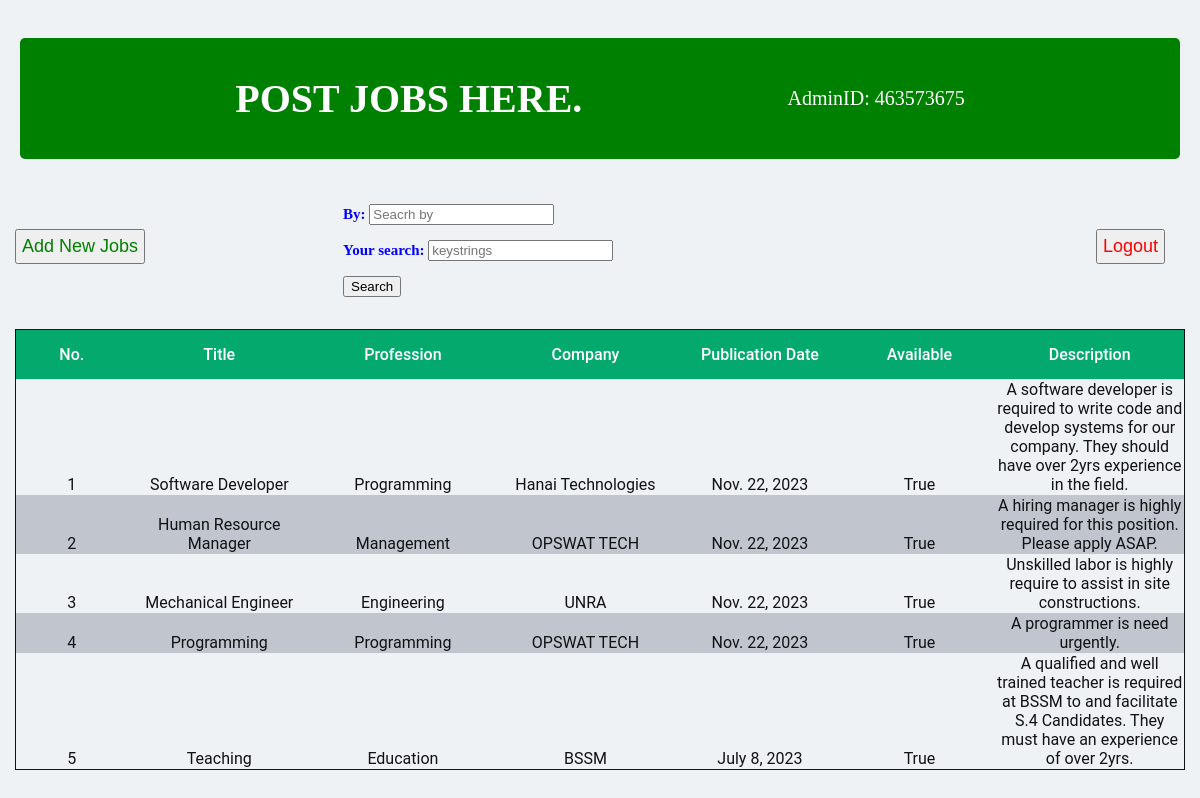
/employer_app/463573675/, run on the app's committed database.
### homeapp/models.py (models this page shows, shortened)
class Jobs(models.Model):
    job_id               = models.AutoField( primary_key= True )
    job_title       = models.CharField( max_length= 200 )
    job_publication_date = models.DateField('publication date')
    job_subject_area     = models.CharField( max_length= 200)
    company   = models.CharField( max_length= 200 )
    job_description = models.TextField(max_length=2000)
    job_availability     = models.BooleanField( default=False )

### employer_app/views.py (the view, shortened to what this page needs)
# urls.py: path("<int:admin_id>/",find_job_view, name = "find book url"),
def find_job_view( request, admin_id ):
    query_set = Jobs.objects.all()
    form  = Search_form()
    context = {
        'form'    : form,
        'query_set' : query_set,
        "user": admin_id,
        "app" : "employer_app"
    }
    return HttpResponse( render( request, "searchEmployer.html" , context ))

### homeapp/forms.py (shortened to what this page needs)
class Search_form( Form ):
    by = forms.CharField(
        max_length = 50,
        required = True,
        widget= forms.TextInput(
            attrs= {
                "placeholder":"Seacrh by",
                "name"       :"By",
                "choice"     :choice
                }
            )
        )
    your_search = forms.CharField(
        required=True,
        widget=forms.TextInput(
            attrs={
                "placeholder":"keystrings"
                    }
                )
        )

### homeapp/templates/searchEmployer.html (shortened to what this page needs)
<html>
    <head>
        {% load static %}
    </head>
    <body>
        <div class="container1" >
            <div class="header">
                <div><h1>POST JOBS HERE.</h1></div>
                <div class="user"> AdminID: {{user}}</div>
            </div>
            <div class="form0">
                <button ><a href = "add_job/"><font color = "green" size = "4" >Add New Jobs</font></a></center></button>
                <div class="form">
                    <form action = "." method = "POST">
                        {{ form.as_p }}
                        <input type = "submit" value ="Search">
                </div>
                <button><a href = "{% url 'home_url' %}"><font color = "red" size = "4" >Logout</font></a><br></button>
            </div>
            <div class="table">
                <table>
                    <tr>
                        <th>No.</th>
                        <th>Title</th>
                        <th>Profession</th>
                        <th>Company</th>
                        <th>Publication Date</th>
                        <th>Available</th>
                        <th>Description</th>
                    <tr>
                    {% for job in query_set %}
                        <tr>
                        <td>{{ job.job_id }}</td>
                        <td>{{ job.job_title }}</td>
                        <td>{{ job.job_subject_area }}</td>
                        <td>{{ job.company }}</td>
                        <td>{{ job.job_publication_date }}</td>
                        <td>{{ job.job_availability }}</td>
                        <td>{{ job.job_description }}</td>
                        </tr>
                    {% endfor %}
                </table>
            </div>
            <div class="butt">
            </div>
        </div>
    </body>
</html>

### data on the page
Jobs: job_id "1", job_title "Software Developer", job_subject_area "Programming", company "Hanai Technologies", job_publication_date "Nov. 22, 2023", job_availability "True", job_description "A software developer is required to write code and develop systems for our company. They should have over 2yrs experience in the field."
Jobs: job_id "2", job_title "Human Resource Manager", job_subject_area "Management", company "OPSWAT TECH", job_publication_date "Nov. 22, 2023", job_availability "True", job_description "A hiring manager is highly required for this position. Please apply ASAP."
Jobs: job_id "3", job_title "Mechanical Engineer", job_subject_area "Engineering", company "UNRA", job_publication_date "Nov. 22, 2023", job_availability "True", job_description "Unskilled labor is highly require to assist in site constructions."
Jobs: job_id "4", job_title "Programming", job_subject_area "Programming", company "OPSWAT TECH", job_publication_date "Nov. 22, 2023", job_availability "True", job_description "A programmer is need urgently."
Jobs: job_id "5", job_title "Teaching", job_subject_area "Education", company "BSSM", job_publication_date "July 8, 2023", job_availability "True", job_description "A qualified and well trained teacher is required at BSSM to and facilitate S.4 Candidates. They must have an experience of over 2yrs."

### other printed values
{{ user }} "463573675"
